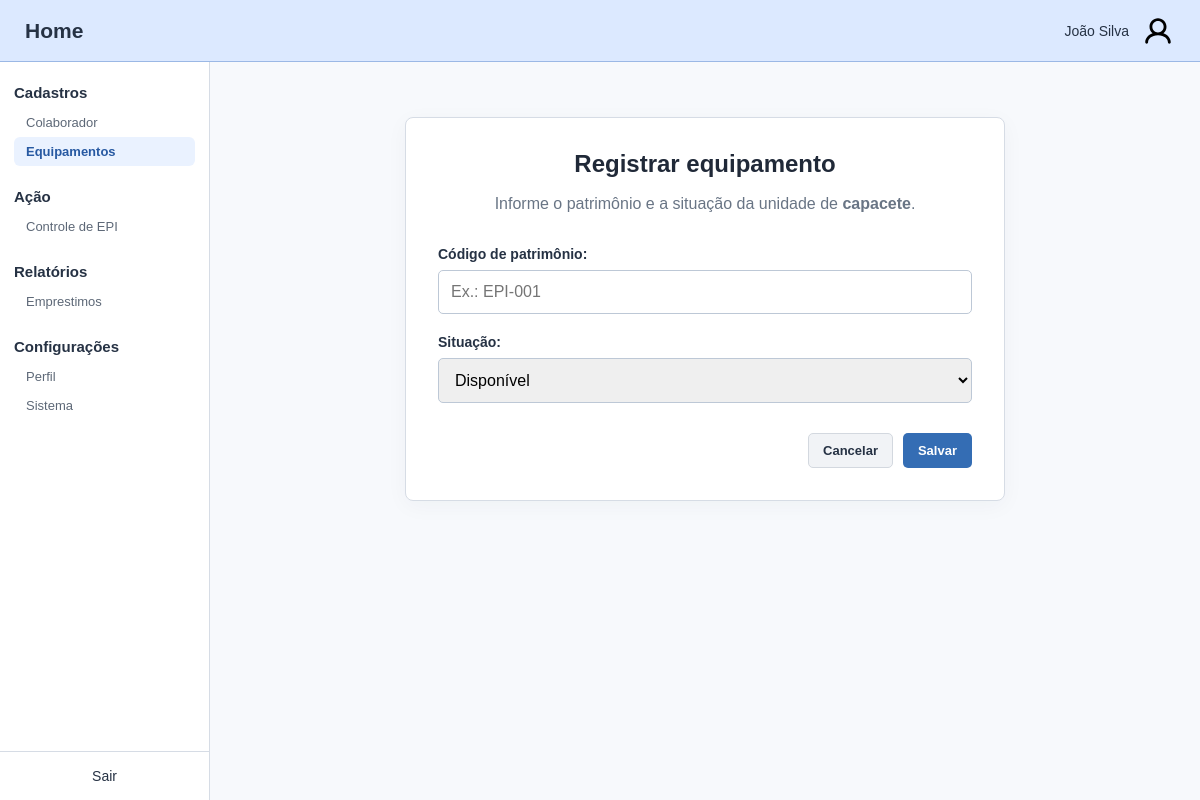
/equipamentos/registros/criar/4, run on an earlier commit of the app's database.
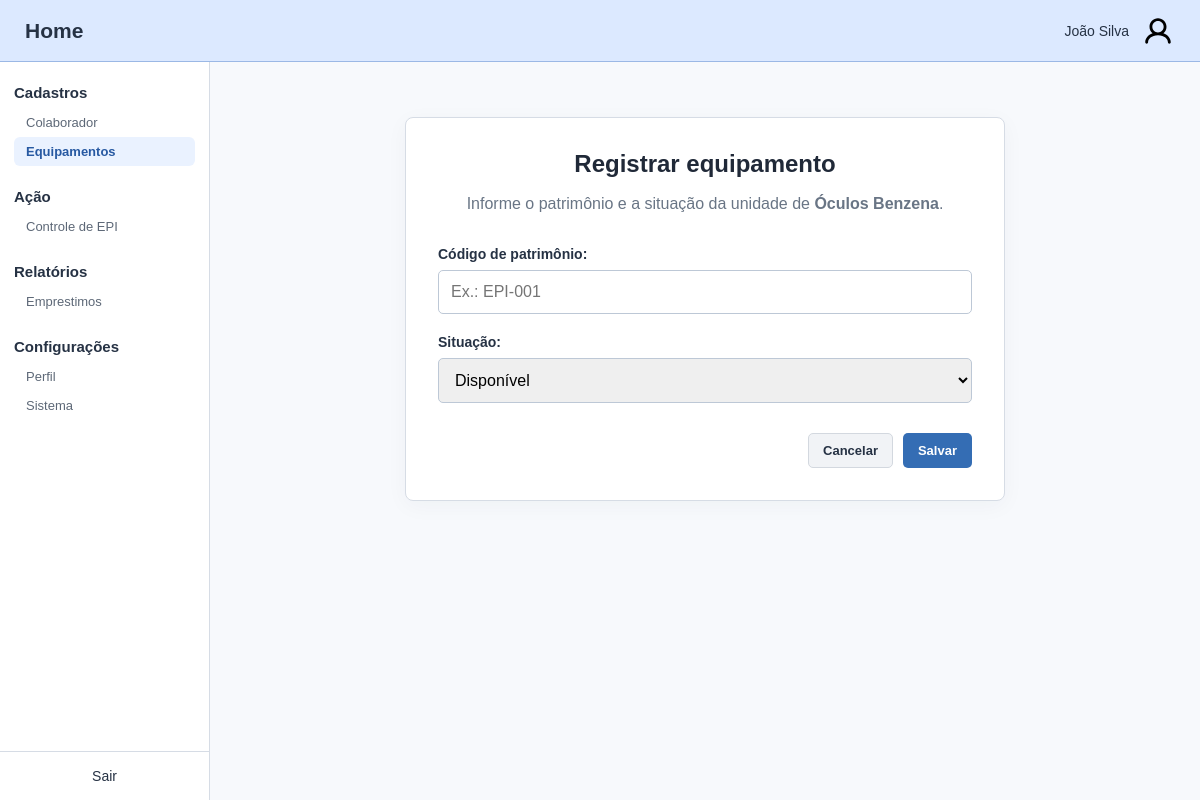
And on a later commit of the database.
### nucleo/models.py (models this page shows, shortened)
class TipoEquipamento(models.Model):
    CATEGORIA_CHOICES = [
         ('CABECA', 'Cabeça'),
         ('FACE','Face'),
         ('AUDITIVO','Auditivo'),
         ('RESPIRATORIO', 'Respiratório'),
         ('TRONCO', 'Tronco'),
         ('MEMBROS_SUPERIORES', 'Membros superiores'),
         ('MEMBROS_INFERIORES', 'Membros inferiores'),
         ('QUEDAS', 'Quedas'),
    ]
    nome = models.CharField(max_length=30, null=False, blank=False)
    descricao = models.CharField(max_length=100)
    categoria = models.CharField(max_length=30, null=False, choices=CATEGORIA_CHOICES, blank=False)

### nucleo/views.py (the view)
# urls.py: path('equipamentos/registros/criar/<int:id>', views.criar_equipamento_registro, name='equipamentos-registros-criar'),
def criar_equipamento_registro(req, id):
    tipo = get_object_or_404(TipoEquipamento, id=id)
    return render(req, 'nucleo/forms/equipamentos_registros/criar.html', {
        'tipos_equipamento': tipo, 'form': EquipamentoRegistroForm(),
    })

### nucleo/forms.py (shortened to what this page needs)
class EquipamentoRegistroForm(forms.ModelForm):
    class Meta:
        model = Equipamentos
        fields = ['codigo_patrimonio', 'situacao']
        labels = {
            'codigo_patrimonio': 'Código de patrimônio',
            'situacao': 'Situação',
        }
        widgets = {
            'codigo_patrimonio': forms.TextInput(attrs={
                'placeholder': 'Ex.: EPI-001',
            }),
        }

### nucleo/templates/nucleo/forms/equipamentos_registros/criar.html (shortened to what this page needs)
{% extends 'nucleo/base.html' %}
{% block content %}
<section class="content-card form-card">
    <h1>Registrar equipamento</h1>
    <p class="description">Informe o patrimônio e a situação da unidade de <strong>{{ tipos_equipamento.nome }}</strong>.</p>
    <form class="collaborator-form" action="{% url 'equipamentos-registros-salvar' tipos_equipamento.id %}" method="post">
        {% include 'nucleo/forms/equipamentos_registros/campos.html' %}
        <div class="form-actions">
            <a class="button button-secondary" href="{% url 'equipamentos-registros-inicial' tipos_equipamento.id %}">Cancelar</a>
            <button class="button button-primary" type="submit">Salvar</button>
        </div>
    </form>
</section>
{% endblock %}

What changed in the data, as far as the page shows it:
changed TipoEquipamento: nome "capacete" → "Óculos Benzena"
